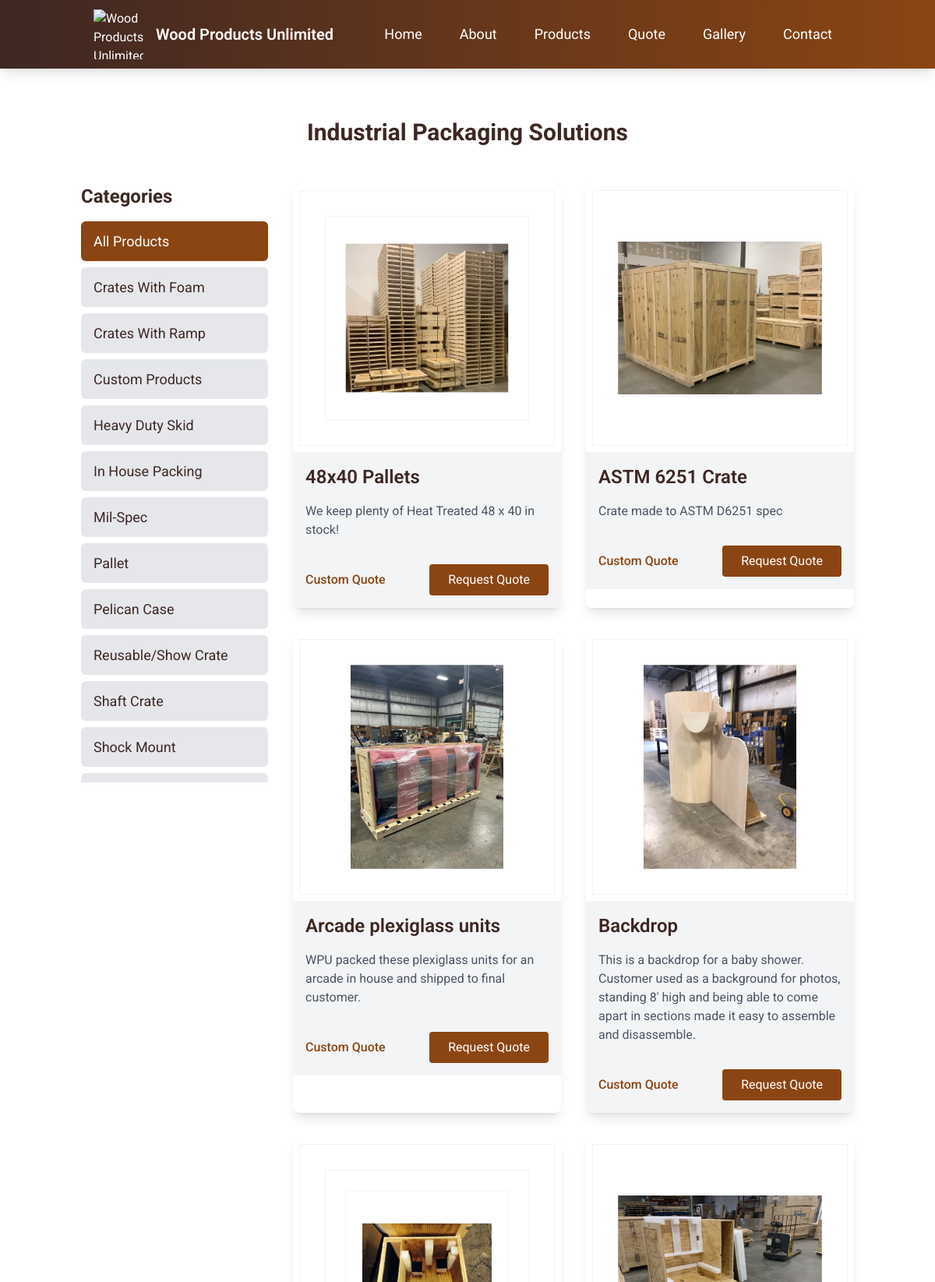
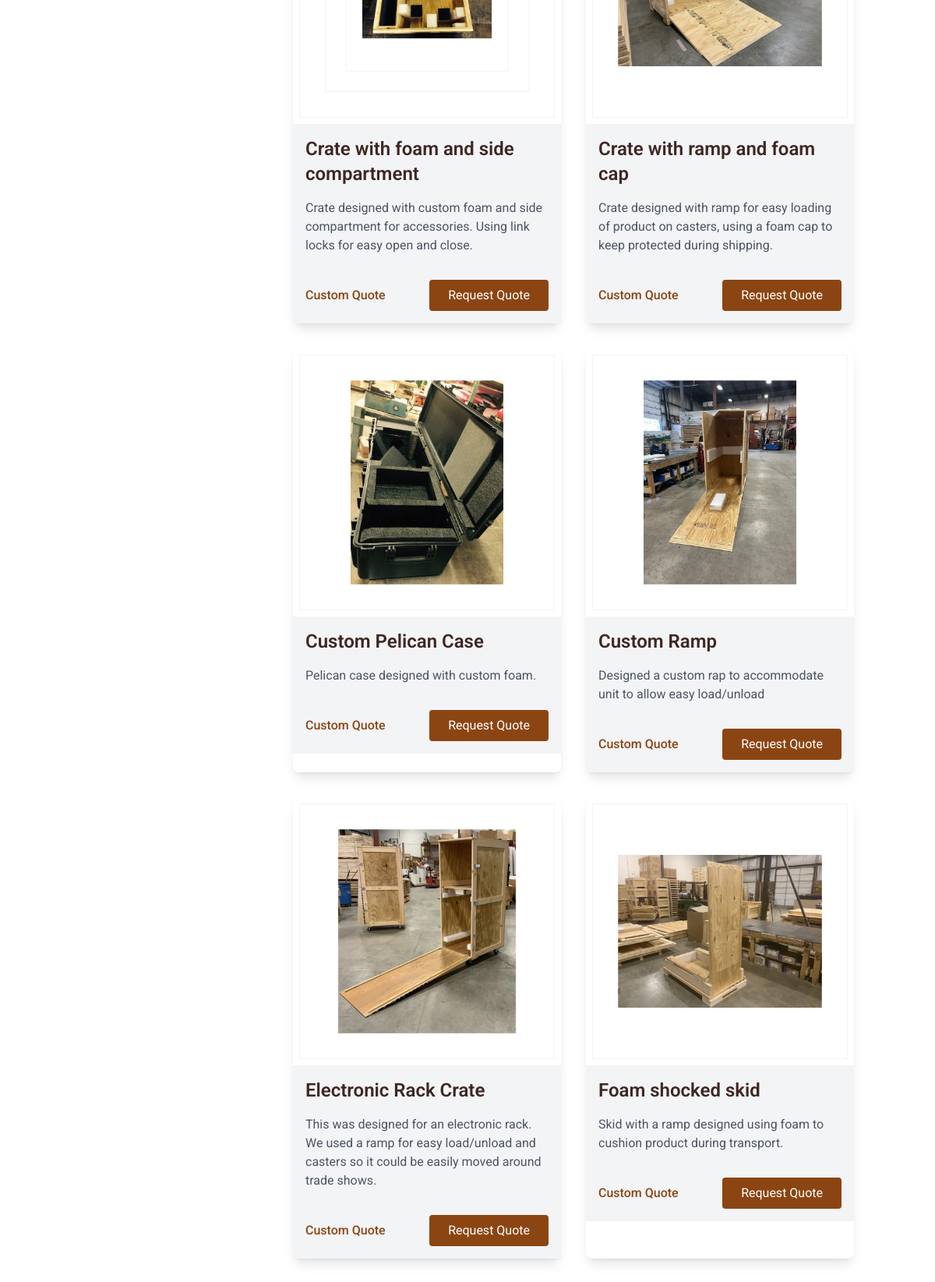
Page /products (upper part) on the committed database (2 pictures, top to bottom).
### models.py (models this page shows)
class Product(db.Model):
    id = db.Column(db.Integer, primary_key=True)
    name = db.Column(db.String(100), nullable=False)
    description = db.Column(db.Text, nullable=False)
    category = db.Column(db.String(50), nullable=False)
    package_type = db.Column(db.String(50), nullable=True)
    image_url = db.Column(db.String(200), nullable=False)
    price = db.Column(db.Float, nullable=False)
    is_featured = db.Column(db.Boolean, default=False)
    created_at = db.Column(db.DateTime, default=datetime.utcnow)

### routes/public/routes.py (the view)
@public.route('/products')
def products():
    try:
        products = Product.query.order_by(Product.name.asc()).all()
        for product in products:
            print(f"Product: {product.name}")
            print(f"  Description: {product.description}")
            print(f"  Category: {product.category}")
            print(f"  Package Type: {product.package_type}")
            print(f"  Price: {product.price}")
            print(f"  Image URL: {product.image_url}")
        categories = sorted(set(p.category for p in products if p.category))
        return render_template('products.html',
                             products=products,
                             categories=categories)
    except Exception as e:
        print(f"Error in products route: {str(e)}")
        flash('Error loading products. Please try again later.', 'error')
        return render_template('products.html',
                             products=[],
                             categories=[])

### templates/products.html (shortened to what this page needs)
{% extends "base.html" %}
{% block content %}
<div class="container mx-auto px-4 py-16">
    <h1 class="text-3xl font-bold text-center mb-12">Industrial Packaging Solutions</h1>
    <div class="flex flex-col md:flex-row gap-8">
        <div class="w-full md:w-1/4">
            <div class="sticky top-4">
                <h2 class="text-2xl font-bold mb-4">Categories</h2>
                <div class="flex flex-col space-y-2 mb-12">
                    <button data-category="all"
                            class="category-filter text-left px-4 py-3 rounded-md {% if not request.args.get('category') %}bg-wood-brown text-white{% else %}bg-gray-200{% endif %} hover:bg-wood-brown hover:text-white w-full transition-all">
                        All Products
                    </button>
                    {% for category in categories|sort %}
                    <button data-category="{{ category }}"
                            class="category-filter text-left px-4 py-3 rounded-md {% if request.args.get('category') == category %}bg-wood-brown text-white{% else %}bg-gray-200{% endif %} hover:bg-wood-brown hover:text-white w-full transition-all">
                        {{ category }}
                    </button>
                    {% endfor %}
                </div>
            </div>
        </div>
        <div class="w-full md:w-3/4">
            <div class="grid grid-cols-1 gap-8 md:grid-cols-2">
                {% for product in products %}
                <div class="product-card group bg-white rounded-lg shadow-lg overflow-hidden transform hover:-translate-y-1 transition-all duration-300 ease-in-out" data-category="{{ product.category }}">
                    {% if product.image_url %}
                    <div class="relative bg-white">
                        <img src="{{ product.image_url.variants.medium if product.image_url is mapping else product.image_url }}"
                             alt="{{ product.name }}"
                             class="w-full h-64 object-contain"
                             loading="lazy"
                             style="background-color: white;">
                    </div>
                    {% endif %}
                    <div class="bg-gray-100">
                        <h3 class="text-2xl font-semibold p-4">{{ product.name }}</h3>
                        <p class="text-gray-600 px-4 pb-4">{{ product.description }}</p>
                        <div class="flex items-center justify-between p-4 bg-gray-100">
                            <span class="text-wood-brown font-medium">Custom Quote</span>
                            <a href="{{ url_for('public.quote_calculator', package_type=product.package_type) }}"
                               class="bg-wood-brown text-white px-6 py-2 rounded hover:bg-wood-dark transition-colors">
                                Request Quote
                            </a>
                        </div>
                    </div>
                </div>
                {% endfor %}
            </div>
        </div>
    </div>
</div>
{% endblock %}

### templates/products.html (style rules this page uses)
.category-filter { font-size: 1.125rem; transition: all 0.3s ease; }
.sticky { position: sticky; top: 1rem; max-height: calc(100vh - 2rem); overflow-y: auto; }
.sticky { -ms-overflow-style: none; scrollbar-width: none; }

### rows in the picture
Product: category "Crates With Foam", image_url.variants (picture), name "Crate with foam and side compartment", description "Crate designed with custom foam and side compartment for accessories. Using link locks for easy open and close."
Product: category "Crates With Ramp", image_url.variants (picture), name "Crate with ramp and foam cap", description "Crate designed with ramp for easy loading of product on casters, using a foam cap to keep protected during shipping."
Product: category "Custom Products", image_url.variants (picture), name "Backdrop", description "This is a backdrop for a baby shower. Customer used as a background for photos, standing 8' high and being able to come apart in sections made it easy to assemble and disassemble."
Product: category "Heavy Duty Skid"
Product: category "In House Packing", image_url.variants (picture), name "Arcade plexiglass units", description "WPU packed these plexiglass units for an arcade in house and shipped to final customer."
Product: category "Mil-Spec", image_url.variants (picture), name "ASTM 6251 Crate", description "Crate made to ASTM D6251 spec"
Product: category "Pallet", image_url.variants (picture), name "48x40 Pallets", description "We keep plenty of Heat Treated 48 x 40 in stock!"
Product: category "Pelican Case", image_url.variants (picture), name "Custom Pelican Case", description "Pelican case designed with custom foam."
Product: category "Reusable/Show Crate"
Product: category "Shaft Crate"
Product: category "Shock Mount", image_url.variants (picture), name "Foam shocked skid", description "Skid with a ramp designed using foam to cushion product during transport."
Product: image_url.variants (picture), name "Custom Ramp", description "Designed a custom rap to accommodate unit to allow easy load/unload"
Product: image_url.variants (picture), name "Electronic Rack Crate", description "This was designed for an electronic rack. We used a ramp for easy load/unload and casters so it could be easily moved around trade shows."
